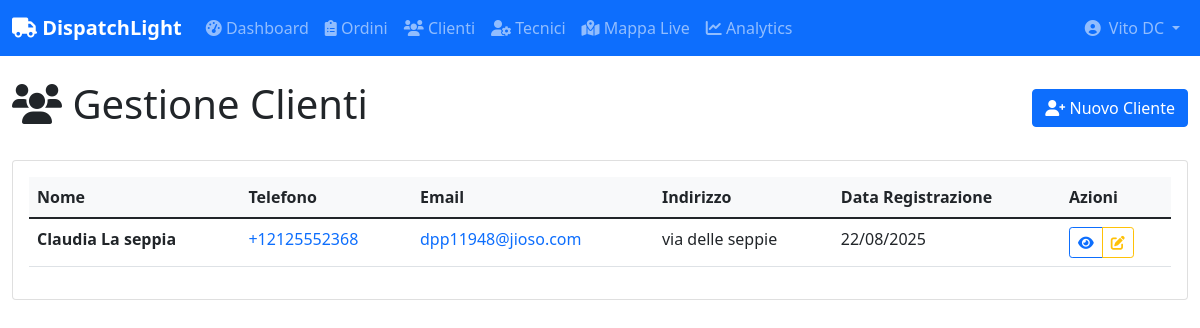
The app's page /customers/ (signed in), older data.
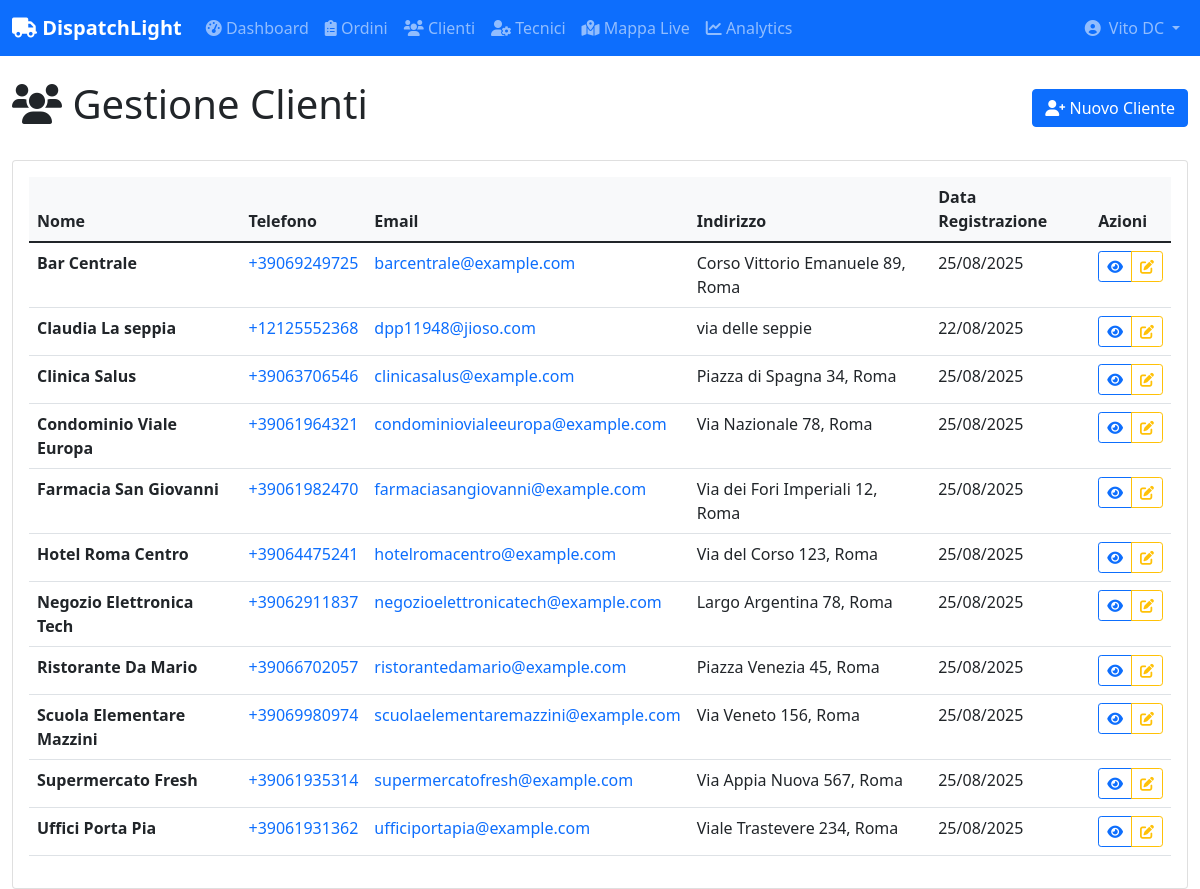
The same page, newer data.
### core/models.py (models this page shows, shortened)
class Customer(models.Model):
    company = models.ForeignKey(Company, on_delete=models.CASCADE, related_name='customers')
    name = models.CharField(max_length=200)
    phone = PhoneNumberField()
    email = models.EmailField(blank=True, null=True)
    address = models.TextField()
    latitude = models.DecimalField(max_digits=10, decimal_places=8, blank=True, null=True)
    longitude = models.DecimalField(max_digits=11, decimal_places=8, blank=True, null=True)
    notes = models.TextField(blank=True, null=True)
    created_at = models.DateTimeField(auto_now_add=True)

### core/views.py (the view)
# urls.py: path('customers/', views.CustomerListView.as_view(), name='customer_list'),
class CustomerListView(LoginRequiredMixin, ListView):
    model = Customer
    template_name = 'core/customer_list.html'
    context_object_name = 'customers'
    paginate_by = 20
    def get_queryset(self):
        company = get_user_company(self.request.user)
        if company:
            return Customer.objects.filter(company=company).order_by('name')
        return Customer.objects.none()

### core/views.py (called while the page is built)
def get_user_company(user):
    try:
        return user.owned_companies.first() or \
               Technician.objects.get(user=user).company
    except:
        return None

### templates/core/customer_list.html (shortened to what this page needs)
{% extends 'base.html' %}
{% block content %}
<div class="row">
    <div class="col-12">
        <div class="d-flex justify-content-between align-items-center mb-4">
            <h1><i class="fas fa-users"></i> Gestione Clienti</h1>
            <a href="{% url 'core:customer_create' %}" class="btn btn-primary">
                <i class="fas fa-user-plus"></i> Nuovo Cliente
            </a>
        </div>
    </div>
</div>
<div class="row">
    <div class="col-12">
        <div class="card">
            <div class="card-body">
                {% if customers %}
                <div class="table-responsive">
                    <table class="table table-hover">
                        <thead>
                            <tr>
                                <th>Nome</th>
                                <th>Telefono</th>
                                <th>Email</th>
                                <th>Indirizzo</th>
                                <th>Data Registrazione</th>
                                <th>Azioni</th>
                            </tr>
                        </thead>
                        <tbody>
                            {% for customer in customers %}
                            <tr>
                                <td><strong>{{ customer.name }}</strong></td>
                                <td>
                                    <a href="tel:{{ customer.phone }}" class="text-decoration-none">
                                        {{ customer.phone }}
                                    </a>
                                </td>
                                <td>
                                    {% if customer.email %}
                                        <a href="mailto:{{ customer.email }}" class="text-decoration-none">
                                            {{ customer.email }}
                                        </a>
                                    {% else %}
                                        <span class="text-muted">-</span>
                                    {% endif %}
                                </td>
                                <td>{{ customer.address|truncatechars:50 }}</td>
                                <td>{{ customer.created_at|date:"d/m/Y" }}</td>
                                <td>
                                    <div class="btn-group" role="group">
                                        <a href="{% url 'core:customer_detail' customer.pk %}"
                                           class="btn btn-sm btn-outline-primary"
                                           title="Visualizza dettagli">
                                            <i class="fas fa-eye"></i>
                                        </a>
                                        <a href="{% url 'core:customer_edit' customer.pk %}"
                                           class="btn btn-sm btn-outline-warning"
                                           title="Modifica cliente">
                                            <i class="fas fa-edit"></i>
                                        </a>
                                    </div>
                                </td>
                            </tr>
                            {% endfor %}
                        </tbody>
                    </table>
                </div>
                {% endif %}
            </div>
        </div>
    </div>
</div>
{% endblock %}

### templates/base.html (shortened to what this page needs)
<!DOCTYPE html>
<html lang="it">
<head>
    <link href="https://cdn.jsdelivr.net/npm/bootstrap@5.1.3/dist/css/bootstrap.min.css" rel="stylesheet">
    <link href="https://cdnjs.cloudflare.com/ajax/libs/font-awesome/6.0.0/css/all.min.css" rel="stylesheet">
    {% load static %}
    <link href="{% static 'css/map.css' %}" rel="stylesheet">
</head>
<body>
    {% if user.is_authenticated %}
    <nav class="navbar navbar-expand-lg navbar-dark bg-primary">
        <div class="container-fluid">
            <a class="navbar-brand" href="{% url 'core:dashboard' %}">
                <i class="fas fa-truck"></i> DispatchLight
            </a>
            <div class="collapse navbar-collapse" id="navbarNav">
                <div class="navbar-nav me-auto">
                    <a class="nav-link" href="{% url 'core:dashboard' %}">
                        <i class="fas fa-tachometer-alt"></i> Dashboard
                    </a>
                    <a class="nav-link" href="{% url 'core:order_list' %}">
                        <i class="fas fa-clipboard-list"></i> Ordini
                    </a>
                    <a class="nav-link" href="{% url 'core:customer_list' %}">
                        <i class="fas fa-users"></i> Clienti
                    </a>
                    <a class="nav-link" href="{% url 'core:technician_list' %}">
                        <i class="fas fa-user-cog"></i> Tecnici
                    </a>
                    <a class="nav-link" href="{% url 'core:live_map' %}">
                        <i class="fas fa-map-marked-alt"></i> Mappa Live
                    </a>
                    <a class="nav-link" href="{% url 'core:analytics' %}">
                        <i class="fas fa-chart-line"></i> Analytics
                    </a>
                </div>
                <div class="navbar-nav">
                    <div class="nav-item dropdown">
                        <a class="nav-link dropdown-toggle d-flex align-items-center" href="#" role="button" data-bs-toggle="dropdown" aria-expanded="false">
                            <i class="fas fa-user-circle me-2"></i>
                            {{ user.get_full_name|default:user.username }}
                        </a>
                    </div>
                </div>
            </div>
        </div>
    </nav>
    {% endif %}
    <main class="{% if user.is_authenticated %}container-fluid mt-4{% endif %}">
        {% block content %}
        {% endblock %}
    </main>
</body>
</html>

### templates/base.html (style rules this page uses)
.navbar-brand { font-weight: bold; }
.table th { background-color: #f8f9fa; }
.navbar-nav .dropdown-toggle::after { margin-left: 0.5rem; }

Row changes from the older to the newer data that the page shows:
added Customer: name "Bar Centrale", phone "+39069249725", email "barcentrale@example.com", address "Corso Vittorio Emanuele 89, Roma", created_at "25/08/2025"
added Customer: name "Clinica Salus", phone "+39063706546", email "clinicasalus@example.com", address "Piazza di Spagna 34, Roma", created_at "25/08/2025"
added Customer: name "Condominio Viale Europa", phone "+39061964321", email "condominiovialeeuropa@example.com", address "Via Nazionale 78, Roma", created_at "25/08/2025"
added Customer: name "Farmacia San Giovanni", phone "+39061982470", email "farmaciasangiovanni@example.com", address "Via dei Fori Imperiali 12, Roma", created_at "25/08/2025"
added Customer: name "Hotel Roma Centro", phone "+39064475241", email "hotelromacentro@example.com", address "Via del Corso 123, Roma", created_at "25/08/2025"
added Customer: name "Negozio Elettronica Tech", phone "+39062911837", email "negozioelettronicatech@example.com", address "Largo Argentina 78, Roma", created_at "25/08/2025"
added Customer: name "Ristorante Da Mario", phone "+39066702057", email "ristorantedamario@example.com", address "Piazza Venezia 45, Roma", created_at "25/08/2025"
added Customer: name "Scuola Elementare Mazzini", phone "+39069980974", email "scuolaelementaremazzini@example.com", address "Via Veneto 156, Roma", created_at "25/08/2025"
added Customer: name "Supermercato Fresh", phone "+39061935314", email "supermercatofresh@example.com", address "Via Appia Nuova 567, Roma", created_at "25/08/2025"
added Customer: name "Uffici Porta Pia", phone "+39061931362", email "ufficiportapia@example.com", address "Viale Trastevere 234, Roma", created_at "25/08/2025"
